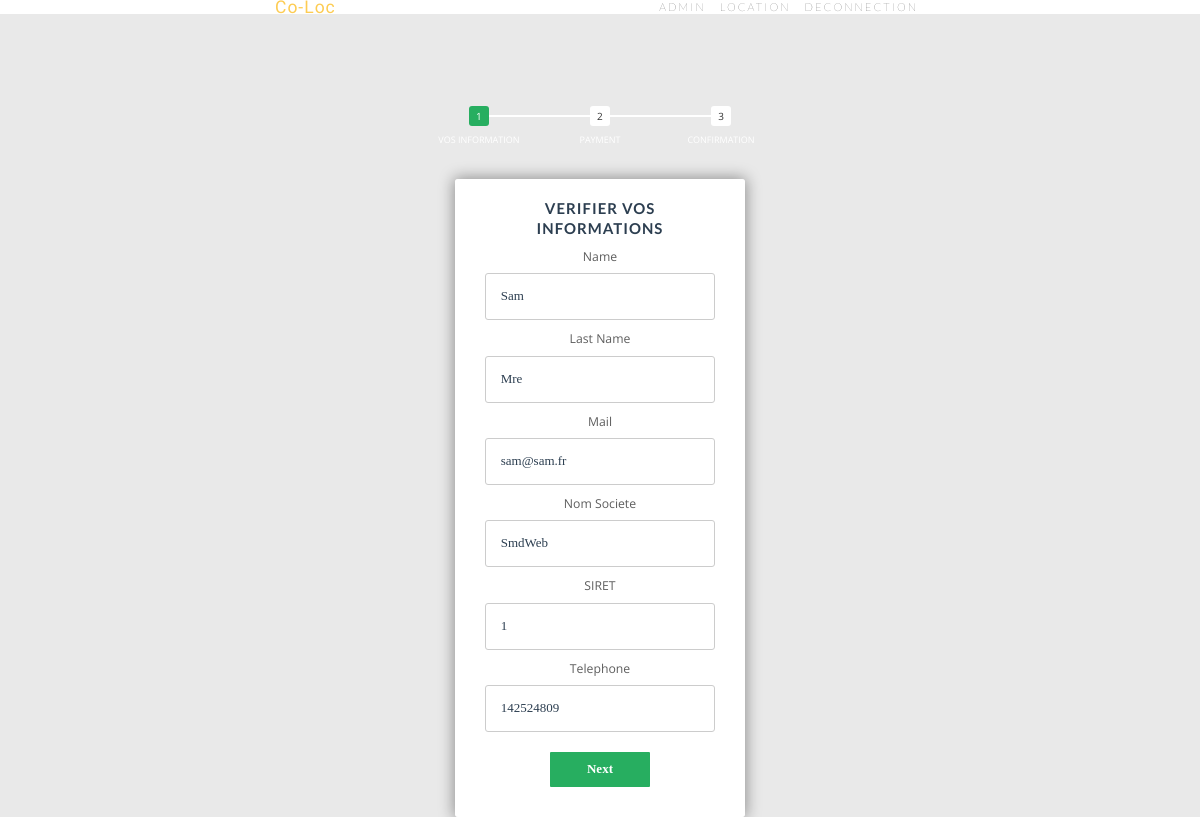
/index.php?p=rentPage&id=14 (signed in), run on an earlier commit of the app's database.
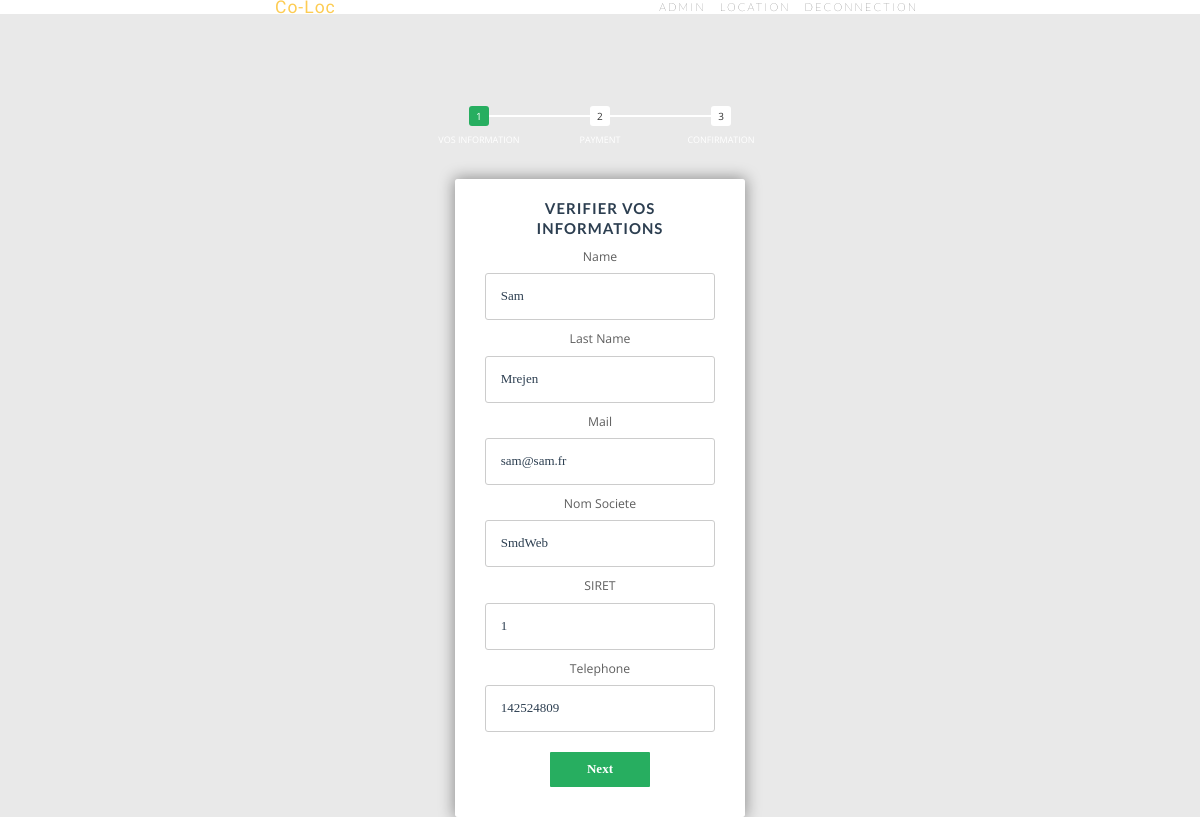
And on a later commit of the database.
### tables this page shows
CREATE TABLE `users` (
  `id` int(255) NOT NULL,
  `name` varchar(255) NOT NULL,
  `lastName` varchar(255) NOT NULL,
  `nameSoc` varchar(255) NOT NULL,
  `password` varchar(255) NOT NULL,
  `mail` varchar(255) NOT NULL,
  `noSiret` varchar(255) NOT NULL,
  `phone` int(255) NOT NULL
);

### Controllers/rentPageController.php (called while the page is built, shortened)
<?php
require_once ('Models/UserSQL.php');
$update = new UserSQL();
$updateUsers=$update->recupererUtilisateur($_SESSION['id']);
require_once ('Views/rentPage.php');

### Models/UserSQL.php (called while the page is built, shortened)
<?php
class UserSQL
{
    public function recupererUtilisateur($id=null)
    {
        global $bdd;
        if ($id !== null){
        $recuperer=$bdd->prepare("SELECT * FROM users where id=:id");
        $cast=intval($id);
        $recuperer->bindParam(":id", $cast, PDO::PARAM_STR);
        $recuperer->execute();
        $users=$recuperer->fetchAll();
        return $users;
        }else{
            $recuperer=$bdd->prepare("select * from users");
            $recuperer->execute();
            $recupAll=$recuperer->fetchAll();
            return $recupAll;
        }
    }
}

### Views/rentPage.php (the view, shortened to what this page needs)
<?php require_once ('Views/Layout.php')?>
<link rel="stylesheet" href="Views/css/rentCss.css">
<form id="msform">
    <ul id="progressbar">
        <li class="active">Vos Information</li>
        <li>Payment</li>
        <li>Confirmation</li>
    </ul>
    <fieldset>
        <h2 class="fs-title">Verifier vos informations</h2>
        <label for="Name">Name</label>
        <input type="text" name="name" value="<?= $updateUsers[0]['name'] ?>" placeholder="name">
        <label for="lastName">Last Name</label>
        <input type="text" name="lastName" value="<?= $updateUsers[0]['lastName'] ?>" placeholder="lastName">
        <label for="mail">Mail</label>
        <input type="email" name="mail" value="<?= $updateUsers[0]['mail'] ?>" placeholder="email">
        <label for="Societe">Nom Societe</label>
        <input type="text" name="nameSoc" value="<?= $updateUsers[0]['nameSoc'] ?>" placeholder="Societe">
        <label for="Siret">SIRET</label>
        <input type="text" name="noSiret" value="<?= $updateUsers[0]['noSiret'] ?>" placeholder="SIRET">
        <label for="phone">Telephone</label>
        <input type="text" name="phone" value="<?= $updateUsers[0]['phone'] ?>" placeholder="phone">
        <input type="button" name="next" class="next action-button" value="Next" />
    </fieldset>
</form>
</body>
</html>

### index.php (shortened to what this page needs)
<?php
require_once('Models/dbconn.php');
require_once('Models/UserSQL.php');
if (!isset($_GET['p']) OR $_GET['p'] === 'index') {
    require_once('Controllers/homeController.php');
} elseif (isset($_GET['p']) AND $_GET['p'] === 'join') {
    require_once('Controllers/joinController.php');
} elseif (isset($_GET['p']) AND $_GET['p'] === 'addLocal') {
    require_once('Controllers/addLocalController.php');
}elseif (isset($_GET['p']) AND $_GET['p'] === 'Connection') {
    require_once('Controllers/connectionController.php');
}elseif (isset($_GET['p']) AND $_GET['p'] === 'admin_user') {
    require_once('Controllers/navAdminController.php');
}elseif (isset($_GET['p']) AND $_GET['p'] === 'deconnection') {
    require_once('Controllers/deconnectionController.php');
}elseif (isset($_GET['p']) AND $_GET['p'] === 'delete_user') {
    require_once('Controllers/deleteUserControllers.php');
}elseif (isset($_GET['p']) AND $_GET['p'] === 'joinVendeur') {
    require_once('Controllers/joinVendeurController.php');
}elseif (isset($_GET['p']) AND $_GET['p'] === 'addLocal') {
    require_once('Controllers/addLocalController.php');
} elseif (isset($_GET['p']) AND $_GET['p'] === 'localUser') {
    require_once('Controllers/afficherLocalController.php');
}elseif (isset($_GET['p']) AND $_GET['p'] === 'addLocal') {
    require_once('Controllers/addLocalController.php');
} elseif (isset($_GET['p']) AND $_GET['p'] === 'deconnectionController') {
    require_once('Controllers/deconnectionController.php');
} elseif (isset($_GET['p']) AND $_GET['p'] === 'listLoc') {
    require_once('Controllers/listLocController.php');
} elseif (isset($_GET['p']) AND $_GET['p'] === 'productDetail') {
    require_once('Controllers/productDetailController.php');
} elseif (isset($_GET['p']) AND $_GET['p'] === 'rentPage') {
    require_once('Controllers/rentPageController.php');
}elseif (isset($_GET['p']) AND $_GET['p'] === 'paymentPage') {
    require_once('Controllers/paymentPageController.php');
}elseif (isset($_GET['p']) AND $_GET['p'] === 'updateVendeur') {
    require_once('Controllers/updateVendeurController.php');
}elseif (isset($_GET['p']) AND $_GET['p'] === 'delete_vendeur') {
    require_once('Controllers/deleteVendeurController.php');
}elseif (isset($_GET['p']) AND $_GET['p'] === 'localVendeur') {
    require_once('Controllers/afficherLocalVendeurController.php');
}elseif (isset($_GET['p']) AND $_GET['p'] === 'updateUsers') {
    require_once('Controllers/updateController.php');
}elseif (isset($_GET['p']) AND $_GET['p'] === 'accueilUsers') {
    require_once('Controllers/accueilUsersController.php');
}elseif (isset($_GET['p']) AND $_GET['p'] === 'deleteUser') {
    require_once('Controllers/deleteUserControllers.php');
}elseif (isset($_GET['p']) AND $_GET['p'] === 'adminVendeur') {
    require_once('Controllers/adminVendeurController.php');
}elseif (isset($_GET['p']) AND $_GET['p'] === 'deleteVendeur') {
    require_once('Controllers/DeleteVendeurController.php');
}elseif (isset($_GET['p']) AND $_GET['p'] === 'accueilVendeur') {
    require_once('Controllers/accueilVendeurControllers.php');
}elseif (isset($_GET['p']) AND $_GET['p'] === 'paymentLocal') {
    require_once('Controllers/paymentLocalControllers.php');
}elseif (isset($_GET['p']) AND $_GET['p'] === 'updateLoc') {
    require_once('Controllers/updateLocController.php');
}

### Views/Layout.php (shortened to what this page needs)
<!DOCTYPE html>
<html lang="fr">
<head>
    <link href="Views/vendor/bootstrap/css/bootstrap.min.css" rel="stylesheet">
    <link rel="stylesheet" href="Views/vendor/font-awesome/css/font-awesome.min.css">
    <link rel="stylesheet" href="Views/vendor/simple-line-icons/css/simple-line-icons.css">
    <link rel="stylesheet" href="Views/device-mockups/device-mockups.min.css">
    <link href="Views/css/new-age.css" rel="stylesheet">
    <link rel="stylesheet" type="text/css" href="Views/css/semantic.css">
    <link rel="stylesheet" href="Views/css/connection.css">
    <link href="Views/css/shop-item.css" rel="stylesheet">
<link rel="stylesheet" href="Views/css/layout.css">
</head>
<body id="page-top">
<nav class="navbar navbar-expand-lg navbar-light fixed-top" id="mainNav">
    <div class="container">
        <a class="navbar-brand js-scroll-trigger" href="index.php">Co-Loc</a>
        <div class="collapse navbar-collapse" id="navbarResponsive">
            <?php if (!isset($_SESSION['connected']) || $_SESSION['connected'] === false|| !isset($_SESSION['entreprise'])|| !isset($_SESSION['particulier'])){ ?>
            <ul class="navbar-nav ml-auto">
                <li class="nav-item">
                    <a class="nav-link js-scroll-trigger" id="onclick">Inscription</a>
                </li>
                <li class="nav-item">
                    <a class="nav-link js-scroll-trigger" href="index.php?p=Connection">Connexion</a>
                </li>
                <li class="nav-item">
                    <a class="nav-link js-scroll-trigger" href="index.php?p=listLoc">Location</a>
                </li>
            </ul>
            <?php } elseif($_SESSION['entreprise']===false && $_SESSION['particulier']===true && isset($_SESSION['connected'])){?>
            <ul class="navbar-nav ml-auto">
            <li class="nav-item">
                    <a class="nav-link js-scroll-trigger" href="index.php?p=accueilUsers">admin</a>
                </li>
                <li class="nav-item">
                    <a class="nav-link js-scroll-trigger" href="index.php?p=listLoc">Location</a>
                </li>
                <li class="nav-item">
                    <a class="nav-link js-scroll-trigger" href="index.php?p=deconnection">deconnection</a>
                </li>
            </ul>
           <?php }?>
        </div>
    </div>
</nav>

### Views/css/new-age.css (style rules this page uses)
html, body { width: 100%; height: 100%; }
body { font-family: 'Muli', 'Helvetica', 'Arial', 'sans-serif'; }
a { color: #fdcc52; -webkit-transition: all .35s; -moz-transition: all .35s; transition: all .35s; }
h1, h2, h3, h4, h5, h6 { font-family: 'Catamaran', 'Helvetica', 'Arial', 'sans-serif'; font-weight: 200; letter-spacing: 1px; }
#mainNav { border-color: rgba(34, 34, 34, 0.05); background-color: white; -webkit-transition: all .35s; -moz-transition: all .35s; transition: all .35s; font-family: 'Catamaran', 'Helvetica', 'Arial', 'sans-serif'; font-weight: 200; letter-spacing: 1px; }
#mainNav .navbar-brand { color: #fdcc52; font-family: 'Catamaran', 'Helvetica', 'Arial', 'sans-serif'; font-weight: 200; letter-spacing: 1px; }
#mainNav .navbar-nav > li > a { font-size: 11px; font-family: 'Lato', 'Helvetica', 'Arial', 'sans-serif'; letter-spacing: 2px; text-transform: uppercase; }
#mainNav .navbar-nav > li > a, #mainNav .navbar-nav > li > a:focus { color: #222222; }
@media (min-width: 992px) { #mainNav { border-color: white; background-color: white; } }
@media (min-width: 992px) { #mainNav .navbar-brand { color: fade(white, 70%); } }
@media (min-width: 992px) { #mainNav .navbar-nav > li > a, #mainNav .navbar-nav > li > a:focus { color: black; } }

### Views/css/connection.css (style rules this page uses)
* { margin: 0; padding: 0; box-sizing: border-box; }
body { background: #e9e9e9; color: #5e5e5e; font: 400 87.5%/1.5em 'Open Sans', sans-serif; }
form { padding: 0 1.5em; }

### Views/css/shop-item.css (style rules this page uses)
body { padding-top: 54px; }
@media (min-width: 992px) { body { padding-top: 56px; } }

### Views/css/rentCss.css (style rules this page uses)
#msform { width: 400px; margin: 50px auto; text-align: center; position: relative; }
#msform fieldset { background: white; border: 0 none; border-radius: 3px; box-shadow: 0 0 15px 1px rgba(0, 0, 0, 0.4); padding: 20px 30px; box-sizing: border-box; width: 80%; margin: 0 10%; position: relative; }
#msform input, #msform textarea { padding: 15px; border: 1px solid #ccc; border-radius: 3px; margin-bottom: 10px; width: 100%; box-sizing: border-box; font-family: montserrat; color: #2C3E50; font-size: 13px; }
#msform .action-button { width: 100px; background: #27AE60; font-weight: bold; color: white; border: 0 none; border-radius: 1px; cursor: pointer; padding: 10px 5px; margin: 10px 5px; }
.fs-title { font-size: 15px; text-transform: uppercase; color: #2C3E50; margin-bottom: 10px; }
#progressbar { margin-bottom: 30px; overflow: hidden; counter-reset: step; }
#progressbar li { list-style-type: none; color: white; text-transform: uppercase; font-size: 9px; width: 33.33%; float: left; position: relative; }
#progressbar li:before { content: counter(step); counter-increment: step; width: 20px; line-height: 20px; display: block; font-size: 10px; color: #333; background: white; border-radius: 3px; margin: 0 auto 5px auto; }
#progressbar li:after { content: ''; width: 100%; height: 2px; background: white; position: absolute; left: -50%; top: 9px; z-index: -1; }
#progressbar li:first-child:after { content: none; }
#progressbar li.active:before, #progressbar li.active:after { background: #27AE60; color: white; }
.container { position: absolute; display: -webkit-box; display: -ms-flexbox; display: flex; -webkit-box-orient: horizontal; -webkit-box-direction: normal; -ms-flex-direction: row; flex-direction: row; -webkit-box-align: center; -ms-flex-align: center; align-items: center; margin: auto; top: 0; bottom: 0; left: 0; right: 0; width: 680px; }

What changed in the data, as far as the page shows it:
changed users "Sam": lastName "Mre" → "Mrejen"
